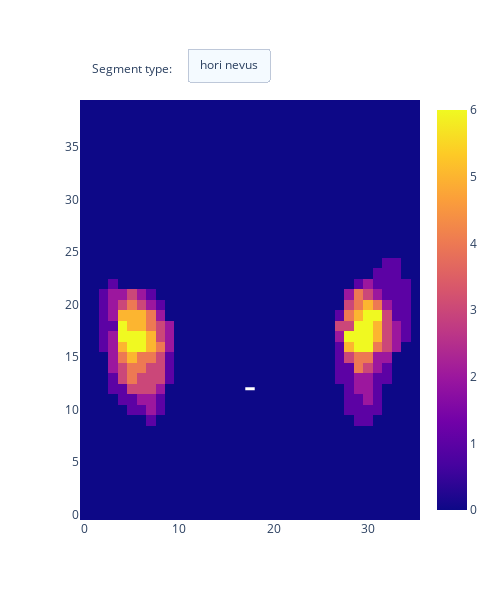

Notebook code for this chart:
### Code cell
import plotly.express as px
import plotly.graph_objects as go 
fig = go.Figure()

buttons = [] 
visible_list = [False] * (len(face_heatmaps.keys()) + 1)

height, width = face_heatmaps[list(face_heatmaps.keys())[0]].shape
heatmap_standard_nose = [round(standard_nose[0] / patch_size[0]), round(standard_nose[1] / patch_size[1])]

x = np.arange(width)
y = np.array([None] * width)
y[heatmap_standard_nose[0]-1:heatmap_standard_nose[0]+1] = height - heatmap_standard_nose[1]


fig.add_trace(go.Scatter(x=x , y=y,
     line =dict(color='white',width=3)))

for idx, (label, heatmap_data) in enumerate(face_heatmaps.items()):
    fig.add_trace(go.Heatmap(z=face_heatmaps[label][::-1]))

current_visible_list = visible_list.copy()
current_visible_list[0] = True
current_visible_list[idx+1] = True
button = dict(
    method='update',
    label=label, 
    args=[{'visible': current_visible_list}]
)
buttons.append(button)

fig.update_layout(
    updatemenus=[
        dict(
            type = "buttons",
            direction = "left",
            buttons=buttons[::-1],
            pad={"l":70, "t": -10},
            showactive=True,
            x=0.11,
            xanchor="left",
            y=1.1,
            yanchor="top"
        ),
    ], 
    width=500,
    height=600
)

# Add annotation
fig.update_layout(
    annotations=[
        dict(text="Segment type:", showarrow=False,
                            x=5, y=1.10, yref="paper", align="left")
    ]
)

fig.show()

### Figure 1 — Plotly figure (JSON) as saved in the notebook; plotly's stock layout.template omitted (floating-point values rounded to 4 significant figures; data arrays with more than 128 entries replaced by an {"elided": "..."} marker saying what was removed)
{"data": [{"line": {"color": "white", "width": 3}, "type": "scatter", "x": [0, 1, 2, 3, 4, 5, 6, 7, 8, 9, 10, 11, 12, 13, 14, 15, 16, 17, 18, 19, 20, 21, 22, 23, 24, 25, 26, 27, 28, 29, 30, 31, 32, 33, 34, 35], "y": [null, null, null, null, null, null, null, null, null, null, null, null, null, null, null, null, null, 12, 12, null, null, null, null, null, null, null, null, null, null, null, null, null, null, null, null, null]}, {"type": "heatmap", "z": {"elided": "40x36 int values"}}], "layout": {"annotations": [{"align": "left", "showarrow": false, "text": "Segment type:", "x": 5, "y": 1.1, "yref": "paper"}], "height": 600, "updatemenus": [{"buttons": [{"args": [{"visible": [true, true]}], "label": "hori nevus", "method": "update"}], "direction": "left", "pad": {"l": 70, "t": -10}, "showactive": true, "type": "buttons", "x": 0.11, "xanchor": "left", "y": 1.1, "yanchor": "top"}], "width": 500}}
